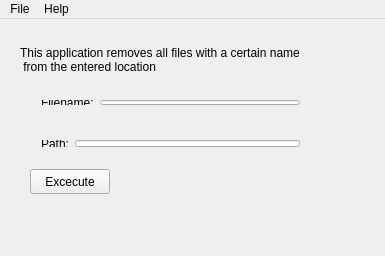
<?xml version="1.0" encoding="UTF-8"?>
<ui version="4.0">
 <class>MainWindow</class>
 <widget class="QMainWindow" name="MainWindow">
  <property name="geometry">
   <rect>
    <x>0</x>
    <y>0</y>
    <width>385</width>
    <height>256</height>
   </rect>
  </property>
  <property name="windowTitle">
   <string>MainWindow</string>
  </property>
  <widget class="QWidget" name="centralWidget">
   <widget class="QPushButton" name="pushButton">
    <property name="geometry">
     <rect>
      <x>30</x>
      <y>150</y>
      <width>80</width>
      <height>25</height>
     </rect>
    </property>
    <property name="text">
     <string>Excecute</string>
    </property>
   </widget>
   <widget class="QLabel" name="label_2">
    <property name="geometry">
     <rect>
      <x>20</x>
      <y>20</y>
      <width>331</width>
      <height>41</height>
     </rect>
    </property>
    <property name="text">
     <string>This application removes all files with a certain name
 from the entered location</string>
    </property>
   </widget>
   <widget class="QWidget" name="layoutWidget">
    <property name="geometry">
     <rect>
      <x>30</x>
      <y>110</y>
      <width>281</width>
      <height>29</height>
     </rect>
    </property>
    <layout class="QHBoxLayout" name="horizontalLayout_2">
     <item>
      <layout class="QHBoxLayout" name="horizontalLayout">
       <item>
        <widget class="QLabel" name="label">
         <property name="text">
          <string>Path:</string>
         </property>
        </widget>
       </item>
       <item>
        <widget class="QLineEdit" name="lineEdit"/>
       </item>
      </layout>
     </item>
    </layout>
   </widget>
   <widget class="QWidget" name="">
    <property name="geometry">
     <rect>
      <x>30</x>
      <y>70</y>
      <width>281</width>
      <height>27</height>
     </rect>
    </property>
    <layout class="QHBoxLayout" name="horizontalLayout_3">
     <item>
      <widget class="QLabel" name="label_4">
       <property name="text">
        <string>Filename:</string>
       </property>
      </widget>
     </item>
     <item>
      <widget class="QLineEdit" name="lineEdit_2"/>
     </item>
    </layout>
   </widget>
   <widget class="QWidget" name="">
    <property name="geometry">
     <rect>
      <x>30</x>
      <y>190</y>
      <width>144</width>
      <height>19</height>
     </rect>
    </property>
    <layout class="QHBoxLayout" name="horizontalLayout_4">
     <item>
      <widget class="QLabel" name="label_3">
       <property name="text">
        <string>Files removed:</string>
       </property>
      </widget>
     </item>
     <item>
      <widget class="QLabel" name="label_5">
       <property name="text">
        <string/>
       </property>
      </widget>
     </item>
    </layout>
   </widget>
   <zorder>layoutWidget</zorder>
   <zorder>pushButton</zorder>
   <zorder>label_2</zorder>
   <zorder>label_3</zorder>
   <zorder>lineEdit_2</zorder>
   <zorder>label_4</zorder>
   <zorder>label_5</zorder>
  </widget>
  <widget class="QMenuBar" name="menuBar">
   <property name="geometry">
    <rect>
     <x>0</x>
     <y>0</y>
     <width>385</width>
     <height>22</height>
    </rect>
   </property>
   <widget class="QMenu" name="menuFile">
    <property name="title">
     <string>File</string>
    </property>
    <addaction name="actionQuit"/>
   </widget>
   <widget class="QMenu" name="menuHelp">
    <property name="title">
     <string>Help</string>
    </property>
    <addaction name="actionAbout_Qt"/>
   </widget>
   <addaction name="menuFile"/>
   <addaction name="menuHelp"/>
  </widget>
  <action name="actionAbout_Qt">
   <property name="text">
    <string>About Qt</string>
   </property>
  </action>
  <action name="actionQuit">
   <property name="text">
    <string>Quit</string>
   </property>
  </action>
 </widget>
 <layoutdefault spacing="6" margin="11"/>
 <resources/>
 <connections>
  <connection>
   <sender>actionQuit</sender>
   <signal>triggered()</signal>
   <receiver>MainWindow</receiver>
   <slot>close()</slot>
   <hints>
    <hint type="sourcelabel">
     <x>192</x>
     <y>127</y>
    </hint>
    <hint type="destinationlabel">
     <x>192</x>
     <y>127</y>
    </hint>
   </hints>
  </connection>
  <connection>
   <sender>actionAbout_Qt</sender>
   <signal>triggered()</signal>
   <receiver>MainWindow</receiver>
   <slot>slotAboutQt()</slot>
   <hints>
    <hint type="sourcelabel">
     <x>-1</x>
     <y>-1</y>
    </hint>
    <hint type="destinationlabel">
     <x>192</x>
     <y>127</y>
    </hint>
   </hints>
  </connection>
 </connections>
 <slots>
  <slot>slotAboutQt()</slot>
 </slots>
</ui>
